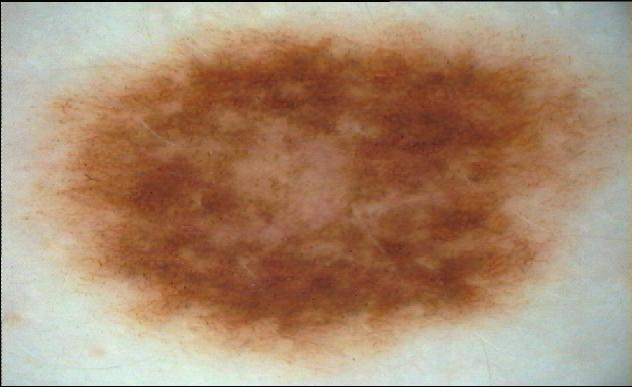
%> input picture lab04/segmentation/images/original/D134.jpg, 632 x 387 px
$ octave --eval "result = ownSegmentation(imread('../../images/original/D134.jpg'));"   (GNU Octave 9; MATLAB toolbox functions it lacks are replaced by stand-ins)
%> lines starting %> are read from the running program, lines starting %| are printed output that depends on the picture; in (x1, y1, x2, y2) boxes, pixels count from 0 and x2, y2 are one past the last pixel; in counts of white or black regions, pixels touching at a corner belong together; the program's own positions count from 1
function [ outIm ] = ownSegmentation(imIn)
%Data Initialization
if size(imIn,3)>1
  im=rgb2gray(imIn);
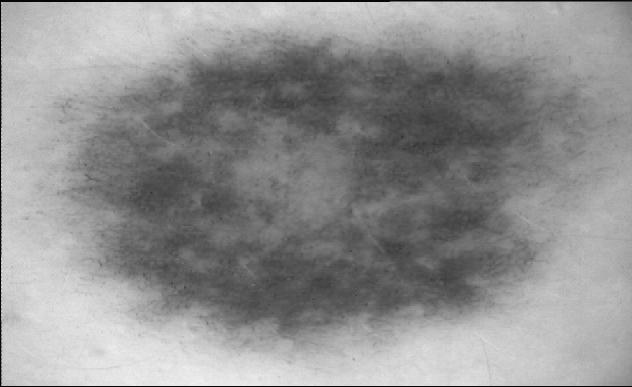
%> im: size 387x632 uint8; min 0, max 241, mean 144.6
end

% Mask creation
mask = zeros(size(im));
mask(100:end-100,100:end-100) = 1;
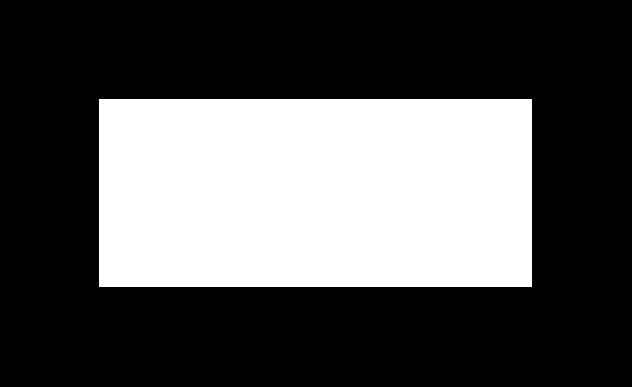
%> mask: size 387x632 double; values 0 (black) and 1 (white), 33.3% white; 1 white region, box (x1, y1, x2, y2) and area: (99, 99, 532, 287) 81404

%> (the run ends here)

$ run again, on lab04/segmentation/images/original/D322.jpg
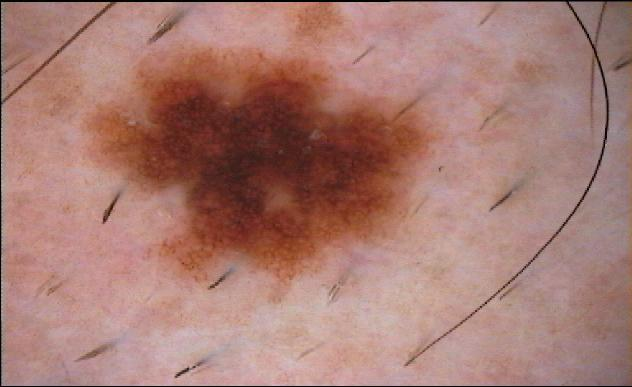
%> input picture lab04/segmentation/images/original/D322.jpg, 632 x 387 px
%> in ownSegmentation, `im=rgb2gray(imIn);`:
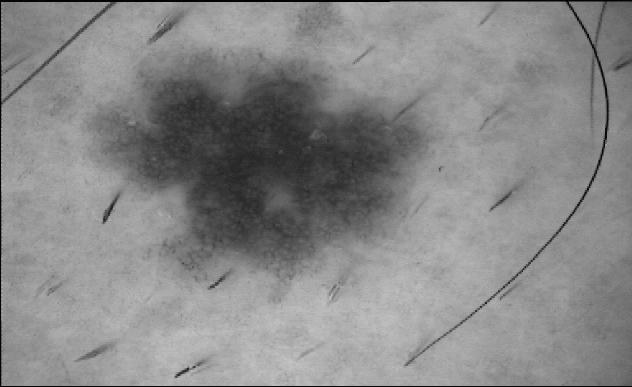
%> im: size 387x632 uint8; min 0, max 197, mean 136
%> mask: size 387x632 double; values 0 (black) and 1 (white), 33.3% white; 1 white region, box (x1, y1, x2, y2) and area: (99, 99, 532, 287) 81404

$ run again, on lab04/segmentation/images/original/D503.jpg
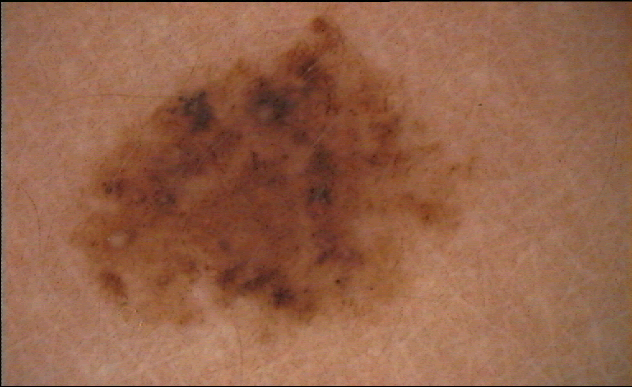
%> input picture lab04/segmentation/images/original/D503.jpg, 632 x 387 px
%> in ownSegmentation, `im=rgb2gray(imIn);`:
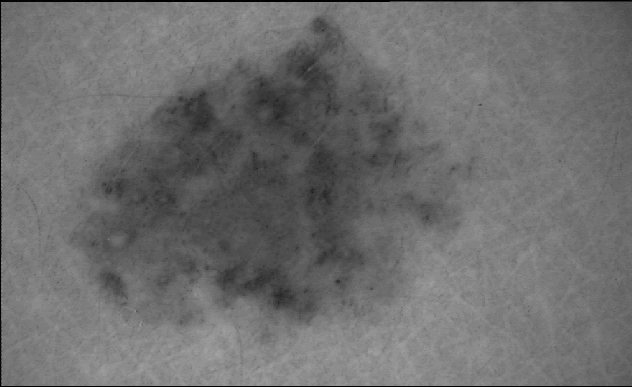
%> im: size 387x632 uint8; min 0, max 164, mean 110.2
%> mask: size 387x632 double; values 0 (black) and 1 (white), 33.3% white; 1 white region, box (x1, y1, x2, y2) and area: (99, 99, 532, 287) 81404

$ run again, on lab04/segmentation/images/original/D978.jpg
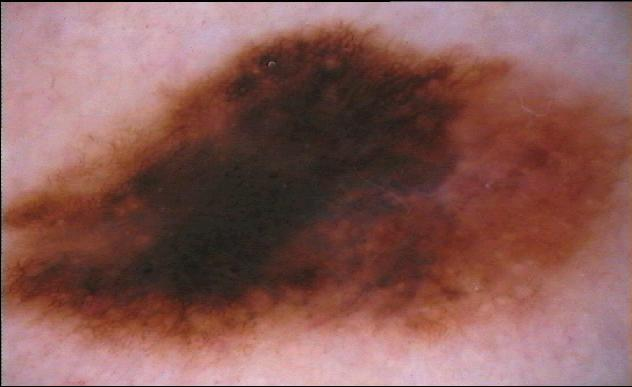
%> input picture lab04/segmentation/images/original/D978.jpg, 632 x 387 px
%> in ownSegmentation, `im=rgb2gray(imIn);`:
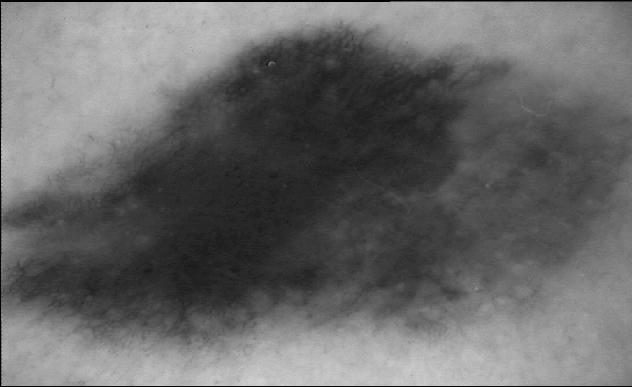
%> im: size 387x632 uint8; min 0, max 210, mean 104
%> mask: size 387x632 double; values 0 (black) and 1 (white), 33.3% white; 1 white region, box (x1, y1, x2, y2) and area: (99, 99, 532, 287) 81404
